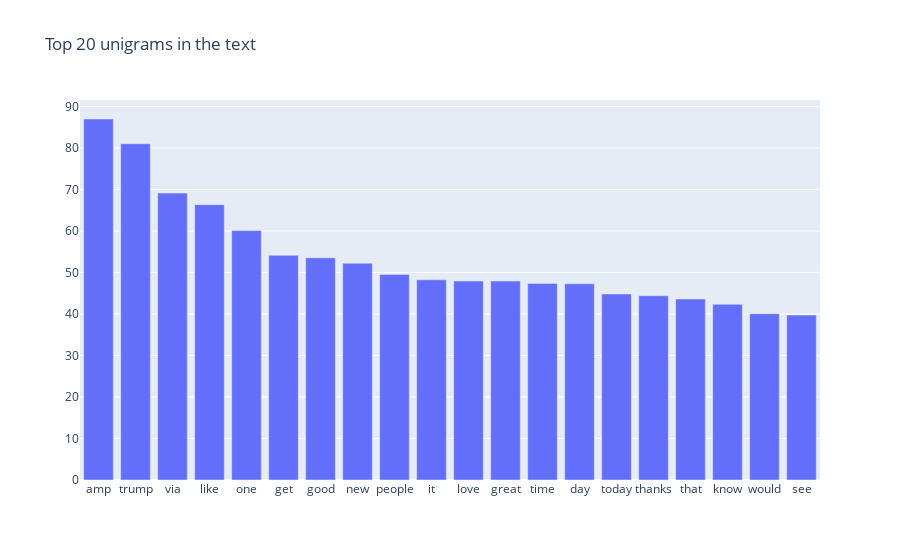

Source (notebook cell):
### Code cell
# Call the function get_top_n_grams for unigrams
common_words = get_top_n_grams(super_cleaned, 20)
df2 = pd.DataFrame(common_words, columns = ['unigram' , 'count'])
# plot the top 20 unigrams
fig = go.Figure([go.Bar(x=df2['unigram'], y=df2['count'])])
fig.update_layout(title=go.layout.Title(text="Top 20 unigrams in the text"))
fig.show()

### Figure 1 — Plotly figure (JSON) as saved in the notebook; plotly's stock layout.template omitted (floating-point values rounded to 4 significant figures)
{"data": [{"type": "bar", "x": ["amp", "trump", "via", "like", "one", "get", "good", "new", "people", "it", "love", "great", "time", "day", "today", "thanks", "that", "know", "would", "see"], "y": [86.98, 81.02, 69.13, 66.34, 60.09, 54.13, 53.53, 52.24, 49.53, 48.24, 47.93, 47.93, 47.38, 47.28, 44.82, 44.42, 43.59, 42.33, 40.07, 39.73]}], "layout": {"title": {"text": "Top 20 unigrams in the text"}}}
